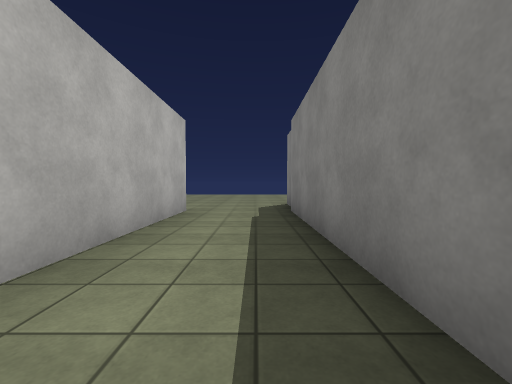
[1] (above)

24 first-person views from a walk through a 3-D level made in the Unity game engine. The camera is 1.2 m above the floor, tilts 2° down and sees 90° across. Doors are open. The floor is counted in squares, 2 m on a side. Each view is taken from the middle of a square. On the plan, view 1 faces up. The plan holds only what a view shows up to about 9 squares ahead; the rest is blank. The place goes on beyond the plan. The player is left out. Surface patterns are stand-ins for the level's own textures.

[2]
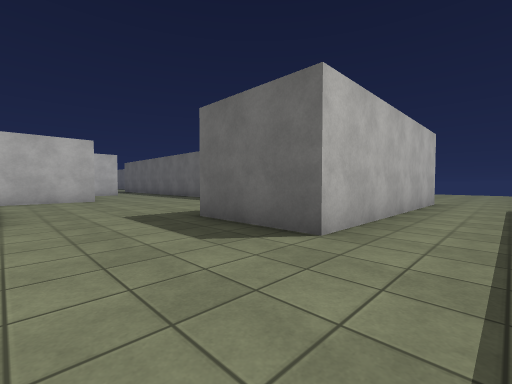

[3]
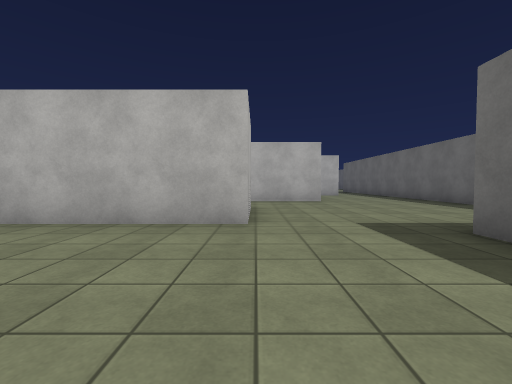

[4]
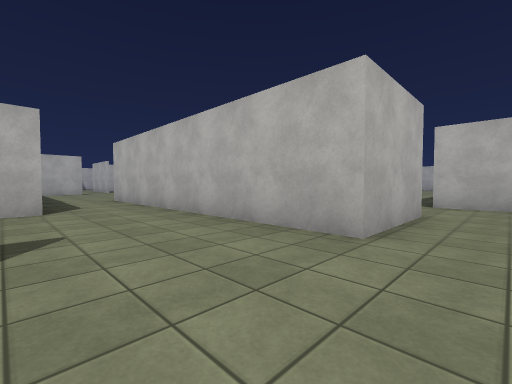

[5]
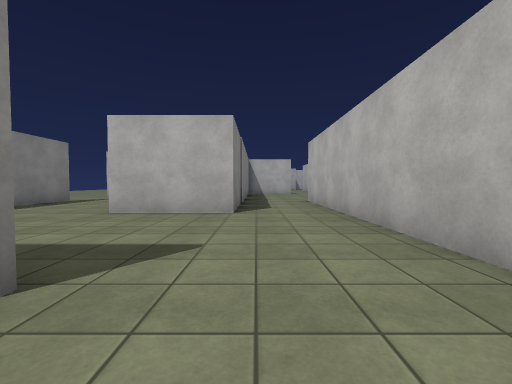

[6]
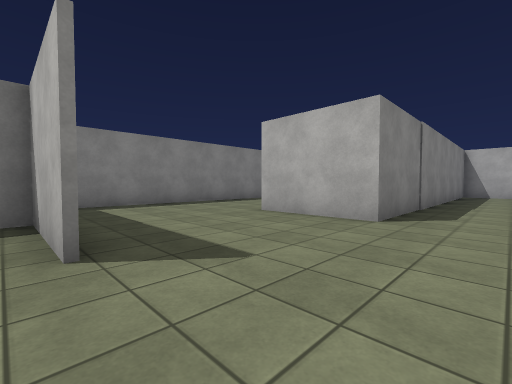

[7]
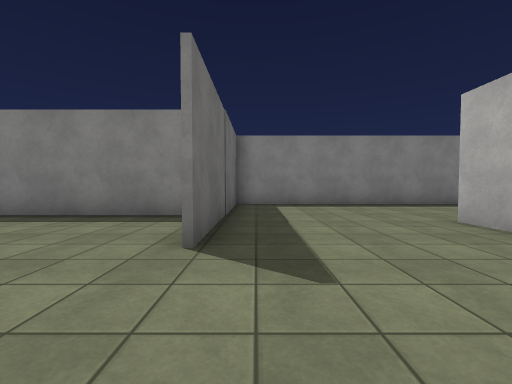

[8]
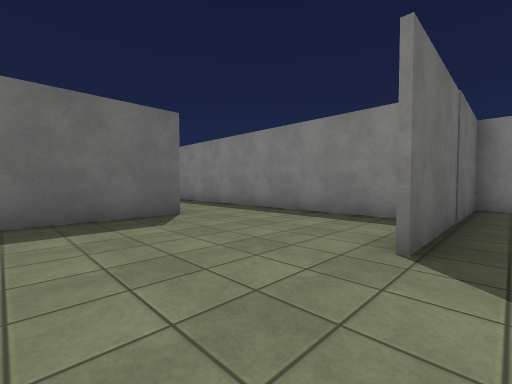

[9]
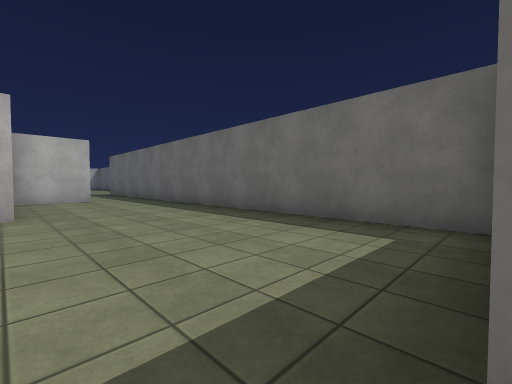

[10]
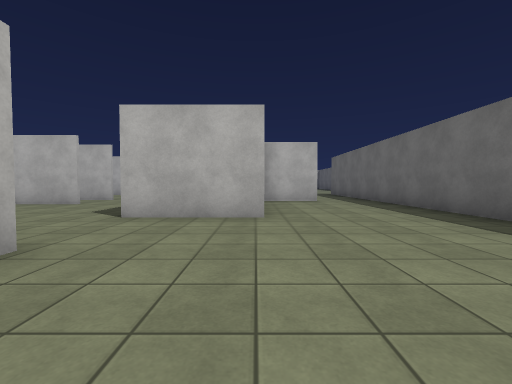

[11]
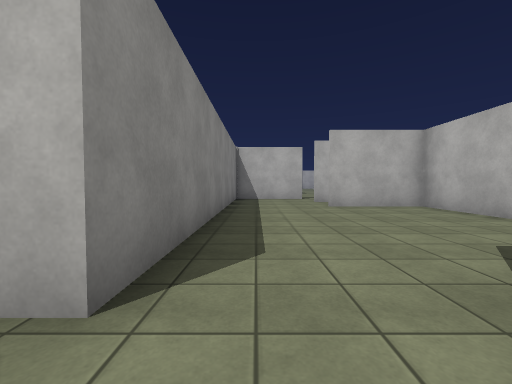

[12]
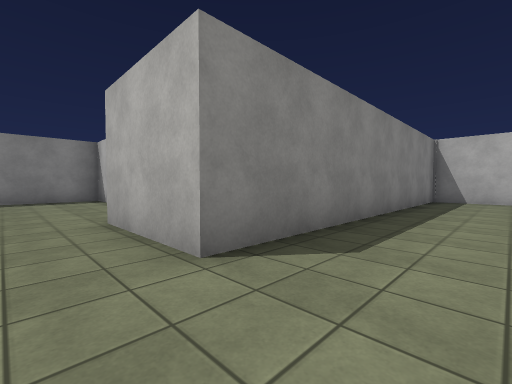

[13]
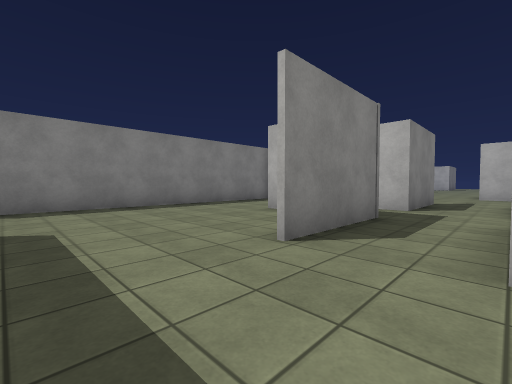

[14]
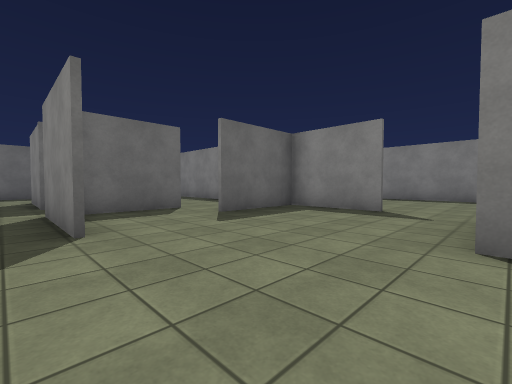

[15]
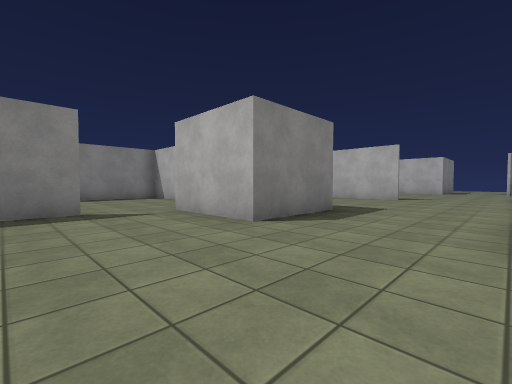

[16]
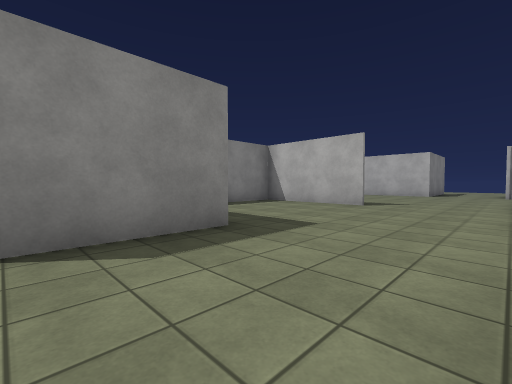

[17]
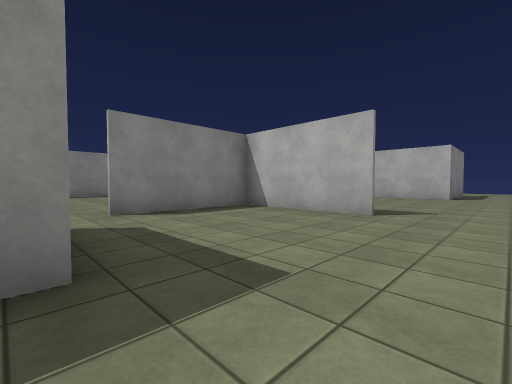

[18]
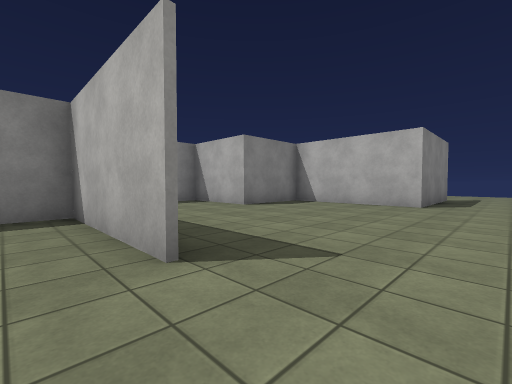

[19]
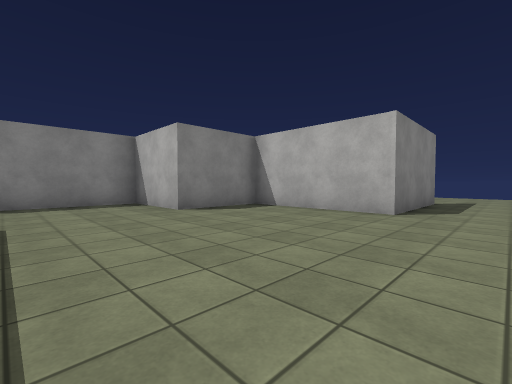

[20]
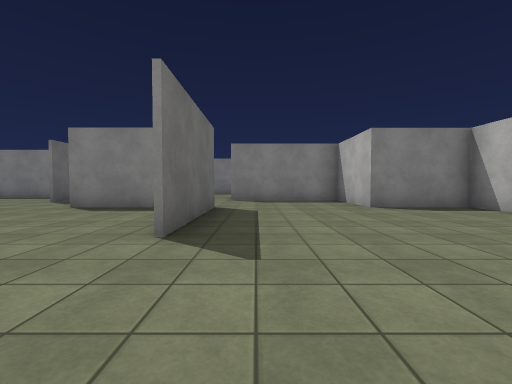

[21]
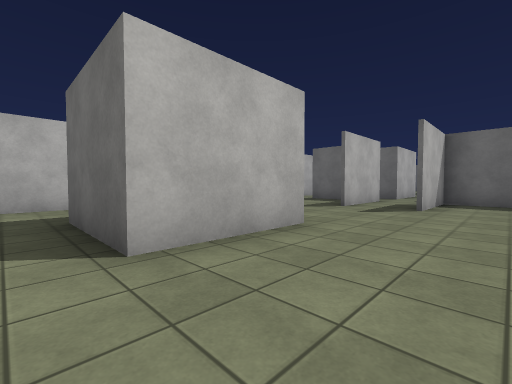

[22]
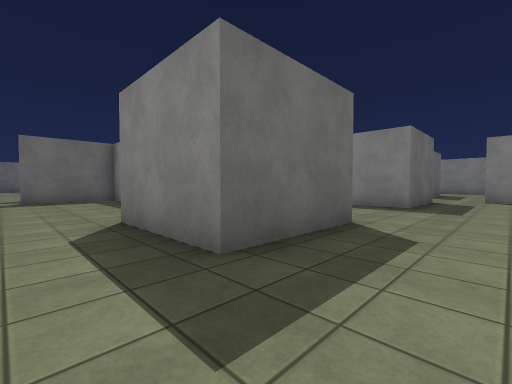

[23]
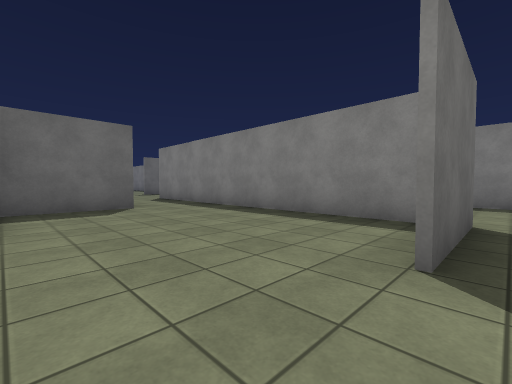

[24]
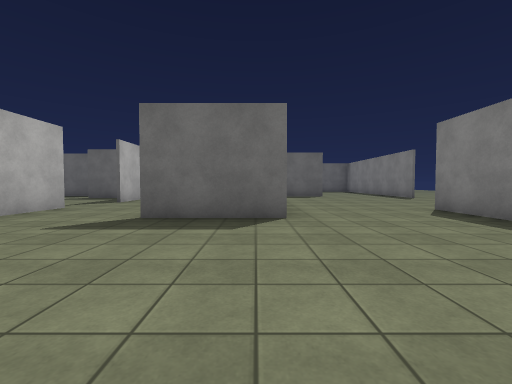

### Floor plan
Points are (right, up) in squares from view 1. A wall is a line through its corners. A room is listed if a view was taken in it or the views show most of it. See-through windows are left out.
Room 1 (views 1, 2, 3, 4, 5, 6, 7, 8)
walls: (-1.8, -4.3) (0.8, -4.3) (0.8, 5.4); (-4.8, -3.1) (-4.8, -9.6); (-2.6, -9.6) (-2.6, -8.1) (0, -8.1); (3.3, -8.6) (3.3, -4.4) (-1.8, -4.4); (-1.5, 5.6) (-1.5, -0.4) (-4.1, -0.4)
ways out: opening at (-4, -1.5) to room 2; opening at (-4, -10) to room 5; opening at (1.5, -9.5) to room 6; open door at (-0.5, 5.5)
Room 2 (views 9, 10, 11, 12)
walls: (-9.5, -0.8) (-9.5, -2.5); (-7.3, -3.1) (-4.8, -3.1); (-4.1, 3) (-14, 3); (-13.5, 1.1) (-13.5, -0.8)
ways out: opening at (-4, -1.5) to room 1; opening at (-14, 2) to room 3; opening at (-8.5, -3) to room 3
Room 3 (view 13)
walls: (-12.3, -6) (-12.3, -8.5) (-9.9, -8.5); (-9.5, -2.5) (-9.5, -3.4); (-7.3, -10.6) (-7.3, -3.1)
ways out: opening at (-14, 2) to room 2; opening at (-8.5, -3) to room 2; opening at (-17, -9.5) to room 4; opening at (-13, -6) to room 4; opening at (-8.5, -9.5) to room 7
Room 4 (views 14, 15, 16, 17, 18, 19, 20, 21, 22)
walls: (-10.2, -22.9) (-6.7, -22.9) (-6.7, -19.4); (-14, -15.8) (-13.2, -15.8) (-13.2, -18.3) (-15.7, -18.3) (-15.7, -15.8); (-7.6, -18.3) (-10.2, -18.3) (-10.2, -15.8) (-7.6, -15.8); (-6.6, -23) (-10.2, -23); (-12.4, -12.8) (-12.4, -10.2); (-7.3, -14.1) (-7.3, -12.1); (-12.3, -11.4) (-12.3, -12.6); (-14.2, -10.9) (-14.2, -10.3) (-16.6, -10.3); (-10.5, -29.3) (-6.7, -29.3) (-6.7, -26.8) (-4.2, -26.8) (-4.2, -23.1); (-6.9, -11.6) (-9.8, -11.6); (-14.1, -10.1) (-14.1, -12.8); (-12.4, -8.8) (-12.4, -6); (-14.1, -6) (-14.1, -7.2)
ways out: opening at (-17, -9.5) to room 3; opening at (-13, -6) to room 3; opening at (-8, -15) to room 5; opening at (-7, -19) to room 5; opening at (-5.5, -23.5) to room 6; opening at (-10.5, -12) to room 7; open door at (-11.5, -30)
Room 5 (view 23)
walls: (-7.6, -15.8) (-7.6, -17.4); (-7.2, -13) (-7.2, -14.1); (-2.6, -17) (-2.6, -9.6); (-4.8, -9.6) (-4.8, -11.6) (-6.9, -11.6)
ways out: opening at (-4, -10) to room 1; opening at (-8, -15) to room 4; opening at (-7, -19) to room 4; opening at (-5.5, -18.5) to room 6
Room 6 (view 24)
walls: (-2.4, -17.6) (-5, -17.6); (1.1, -18.1) (1.1, -16.1); (3.3, -11.8) (3.3, -8.6)
ways out: opening at (1.5, -9.5) to room 1; opening at (-5.5, -23.5) to room 4; opening at (-5.5, -18.5) to room 5; open door at (3.4, -12.8)
Room 7 (no view inside)
walls: (-9.9, -10.3) (-12.3, -10.3) (-12.3, -11.4); (-9, -11.6) (-7.2, -11.6); (-7.3, -12.1) (-7.3, -10.6)
ways out: opening at (-8.5, -9.5) to room 3; opening at (-10.5, -12) to room 4

Where each view was taken, in squares from view 1:
view 1: 0 up, 0 right, facing up
view 2: 3 down, 0 right, facing up-left
view 3: 3 down, 1 left, facing left
view 4: 2 down, 2 left, facing down-left
view 5: 3 down, 3 left, facing down
view 6: 4 down, 4 left, facing down-right
view 7: 5 down, 4 left, facing right
view 8: 5 down, 4 left, facing up-right
view 9: 1 down, 4 left, facing up-left
view 10: 1 down, 5 left, facing left
view 11: 2 down, 8 left, facing down
view 12: 2 down, 9 left, facing down-right
view 13: 4 down, 14 left, facing down-right
view 14: 16 down, 13 left, facing up-right
view 15: 13 down, 13 left, facing down-right
view 16: 16 down, 13 left, facing down-right
view 17: 18 down, 12 left, facing down-right
view 18: 22 down, 12 left, facing down-right
view 19: 24 down, 12 left, facing down-right
view 20: 24 down, 13 left, facing right
view 21: 19 down, 11 left, facing up-left
view 22: 20 down, 17 left, facing up-right
view 23: 18 down, 7 left, facing up-right
view 24: 22 down, 3 left, facing up
